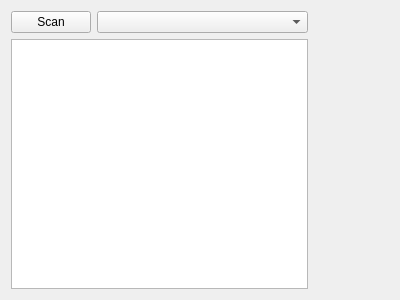
<?xml version="1.0" encoding="UTF-8"?>
<ui version="4.0">
 <class>scan_2d_widget</class>
 <widget class="QWidget" name="scan_2d_widget">
  <property name="geometry">
   <rect>
    <x>0</x>
    <y>0</y>
    <width>400</width>
    <height>300</height>
   </rect>
  </property>
  <property name="sizePolicy">
   <sizepolicy hsizetype="Preferred" vsizetype="Preferred">
    <horstretch>0</horstretch>
    <verstretch>0</verstretch>
   </sizepolicy>
  </property>
  <property name="windowTitle">
   <string>2D Scan</string>
  </property>
  <layout class="QGridLayout" name="gridLayout" columnstretch="0,1,0">
   <item row="1" column="2">
    <widget class="ColorBarWidget" name="colorbar_colorBarWidget" native="true">
     <property name="minimumSize">
      <size>
       <width>75</width>
       <height>0</height>
      </size>
     </property>
    </widget>
   </item>
   <item row="0" column="0">
    <widget class="QPushButton" name="toggle_scan_pushButton">
     <property name="sizePolicy">
      <sizepolicy hsizetype="Preferred" vsizetype="Fixed">
       <horstretch>0</horstretch>
       <verstretch>0</verstretch>
      </sizepolicy>
     </property>
     <property name="text">
      <string>Scan</string>
     </property>
     <property name="icon">
      <iconset>
       <normaloff>C:/Software/qudivenv/src/qudi/qudi/core/artwork/icons/qudiTheme/22x22/scan-xy-start.png</normaloff>
       <normalon>C:/Software/qudivenv/src/qudi/qudi/core/artwork/icons/qudiTheme/22x22/stop-scan.png</normalon>C:/Software/qudivenv/src/qudi/qudi/core/artwork/icons/qudiTheme/22x22/scan-xy-start.png</iconset>
     </property>
     <property name="iconSize">
      <size>
       <width>22</width>
       <height>22</height>
      </size>
     </property>
     <property name="checkable">
      <bool>true</bool>
     </property>
    </widget>
   </item>
   <item row="1" column="0" colspan="2">
    <widget class="ScanPlotWidget" name="image_scanPlotWidget">
     <property name="sizePolicy">
      <sizepolicy hsizetype="Expanding" vsizetype="Preferred">
       <horstretch>0</horstretch>
       <verstretch>0</verstretch>
      </sizepolicy>
     </property>
     <property name="minimumSize">
      <size>
       <width>100</width>
       <height>100</height>
      </size>
     </property>
     <property name="transformationAnchor">
      <enum>QGraphicsView::AnchorUnderMouse</enum>
     </property>
    </widget>
   </item>
   <item row="0" column="1">
    <widget class="QComboBox" name="channel_comboBox"/>
   </item>
  </layout>
 </widget>
 <customwidgets>
  <customwidget>
   <class>ScanPlotWidget</class>
   <extends>QGraphicsView</extends>
   <header>qudi.core.gui.qtwidgets.scan_plotwidget.h</header>
  </customwidget>
  <customwidget>
   <class>ColorBarWidget</class>
   <extends>QWidget</extends>
   <header>qudi.core.gui.qtwidgets.colorbar.h</header>
   <container>1</container>
  </customwidget>
 </customwidgets>
 <resources/>
 <connections/>
</ui>
